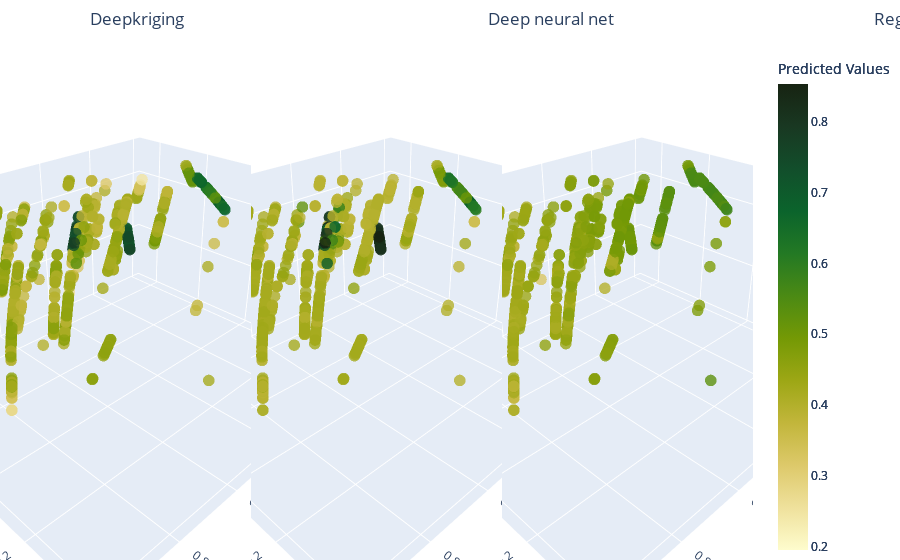

Notebook cell for this chart:
### Code cell
import plotly.graph_objects as go

# Extract relevant rows from deposit_data for the test set
test_data_xyz = deposit_data.loc[idx_test, ['X', 'Y', 'Z']].values

# Determine the color range based on all sets of predictions
min_value = min(test_predictions_nn.min(), test_predictions_dk.min(), test_predictions_rk.min())
max_value = max(test_predictions_nn.max(), test_predictions_dk.max(), test_predictions_rk.max())

# Create subplot figure
fig = go.Figure()

# Define the first subplot (left side)
fig.add_trace(go.Scatter3d(
    x=test_data_xyz[:, 0],  
    y=test_data_xyz[:, 1],  
    z=test_data_xyz[:, 2],  
    mode='markers',
    marker=dict(
        size=4,
        color=test_predictions_dk.ravel(),  # Color based on predictions
        colorscale='speed',    
        cmin=min_value,
        cmax=max_value,
        opacity=0.8,
        colorbar=dict(title='Predicted Values')
    ),
    showlegend=False,
    scene='scene1',  # Use scene1 for the first subplot
))

# Define the second subplot (middle)
fig.add_trace(go.Scatter3d(
    x=test_data_xyz[:, 0],  
    y=test_data_xyz[:, 1],  
    z=test_data_xyz[:, 2],  
    mode='markers',
    marker=dict(
        size=4,
        color=test_predictions_nn.ravel(),  # Color based on predictions
        colorscale='speed',   
        cmin=min_value,
        cmax=max_value,
        opacity=0.8,
        colorbar=dict(title='Predicted Values')
    ),
    showlegend=False,
    scene='scene2'  # Use scene2 for the second subplot
))

# Define the third subplot (right side)
fig.add_trace(go.Scatter3d(
    x=test_data_xyz[:, 0], 
    y=test_data_xyz[:, 1], 
    z=test_data_xyz[:, 2],  
    mode='markers',
    marker=dict(
        size=4,
        color=test_predictions_rk.ravel(),  # Color based on predictions
        colorscale='speed',    
        cmin=min_value,
        cmax=max_value,
        opacity=0.8,
        colorbar=dict(title='Predicted Values')
    ),
    showlegend=False,
    scene='scene3'  # Use scene3 for the third subplot
))

fig.update_layout(
    scene1=dict(
        xaxis_title='X',
        yaxis_title='Y',
        zaxis_title='Z',
        camera_eye=dict(x=-1.25, y=1.25, z=1)
    ),
    scene2=dict(
        xaxis_title='X',
        yaxis_title='Y',
        zaxis_title='Z',
        camera_eye=dict(x=-1.25, y=1.25, z=1)
    ),
    scene3=dict(
        xaxis_title='X',
        yaxis_title='Y',
        zaxis_title='Z',
        camera_eye=dict(x=-1.25, y=1.25, z=1)
    ),
    margin=dict(l=0, r=0, b=0, t=50),
    title={
        'text': "Deepkriging                                                                            Deep neural net                                                                 Regression kriging",
        'x': 0.1  # Center the titles horizontally
    }
)
fig.write_html("3d_plot_model_comparisons.html")

# Show plot
fig.show()

### Figure 1 — Plotly figure (JSON) as saved in the notebook; plotly's stock layout.template omitted (floating-point values rounded to 4 significant figures; data arrays with more than 128 entries replaced by an {"elided": "..."} marker saying what was removed)
{"data": [{"marker": {"cmax": 0.8537, "cmin": 0.1949, "color": {"elided": "786 float values"}, "colorbar": {"title": {"text": "Predicted Values"}}, "colorscale": [[0, "rgb(254, 252, 205)"], [0.09091, "rgb(239, 225, 156)"], [0.1818, "rgb(221, 201, 106)"], [0.2727, "rgb(194, 182, 59)"], [0.3636, "rgb(157, 167, 21)"], [0.4545, "rgb(116, 153, 5)"], [0.5455, "rgb(75, 138, 20)"], [0.6364, "rgb(35, 121, 36)"], [0.7273, "rgb(11, 100, 44)"], [0.8182, "rgb(18, 78, 43)"], [0.9091, "rgb(25, 56, 34)"], [1, "rgb(23, 35, 18)"]], "opacity": 0.8, "size": 4}, "mode": "markers", "scene": "scene", "showlegend": false, "type": "scatter3d", "x": {"elided": "786 float values"}, "y": {"elided": "786 float values"}, "z": {"elided": "786 float values"}}, {"marker": {"cmax": 0.8537, "cmin": 0.1949, "color": {"elided": "786 float values"}, "colorbar": {"title": {"text": "Predicted Values"}}, "colorscale": [[0, "rgb(254, 252, 205)"], [0.09091, "rgb(239, 225, 156)"], [0.1818, "rgb(221, 201, 106)"], [0.2727, "rgb(194, 182, 59)"], [0.3636, "rgb(157, 167, 21)"], [0.4545, "rgb(116, 153, 5)"], [0.5455, "rgb(75, 138, 20)"], [0.6364, "rgb(35, 121, 36)"], [0.7273, "rgb(11, 100, 44)"], [0.8182, "rgb(18, 78, 43)"], [0.9091, "rgb(25, 56, 34)"], [1, "rgb(23, 35, 18)"]], "opacity": 0.8, "size": 4}, "mode": "markers", "scene": "scene2", "showlegend": false, "type": "scatter3d", "x": {"elided": "786 float values"}, "y": {"elided": "786 float values"}, "z": {"elided": "786 float values"}}, {"marker": {"cmax": 0.8537, "cmin": 0.1949, "color": {"elided": "786 float values"}, "colorbar": {"title": {"text": "Predicted Values"}}, "colorscale": [[0, "rgb(254, 252, 205)"], [0.09091, "rgb(239, 225, 156)"], [0.1818, "rgb(221, 201, 106)"], [0.2727, "rgb(194, 182, 59)"], [0.3636, "rgb(157, 167, 21)"], [0.4545, "rgb(116, 153, 5)"], [0.5455, "rgb(75, 138, 20)"], [0.6364, "rgb(35, 121, 36)"], [0.7273, "rgb(11, 100, 44)"], [0.8182, "rgb(18, 78, 43)"], [0.9091, "rgb(25, 56, 34)"], [1, "rgb(23, 35, 18)"]], "opacity": 0.8, "size": 4}, "mode": "markers", "scene": "scene3", "showlegend": false, "type": "scatter3d", "x": {"elided": "786 float values"}, "y": {"elided": "786 float values"}, "z": {"elided": "786 float values"}}], "layout": {"margin": {"b": 0, "l": 0, "r": 0, "t": 50}, "scene": {"camera": {"eye": {"x": -1.25, "y": 1.25, "z": 1}}, "xaxis": {"title": {"text": "X"}}, "yaxis": {"title": {"text": "Y"}}, "zaxis": {"title": {"text": "Z"}}}, "scene2": {"camera": {"eye": {"x": -1.25, "y": 1.25, "z": 1}}, "xaxis": {"title": {"text": "X"}}, "yaxis": {"title": {"text": "Y"}}, "zaxis": {"title": {"text": "Z"}}}, "scene3": {"camera": {"eye": {"x": -1.25, "y": 1.25, "z": 1}}, "xaxis": {"title": {"text": "X"}}, "yaxis": {"title": {"text": "Y"}}, "zaxis": {"title": {"text": "Z"}}}, "title": {"text": "Deepkriging                                                                            Deep neural net                                                                 Regression kriging", "x": 0.1}}}
